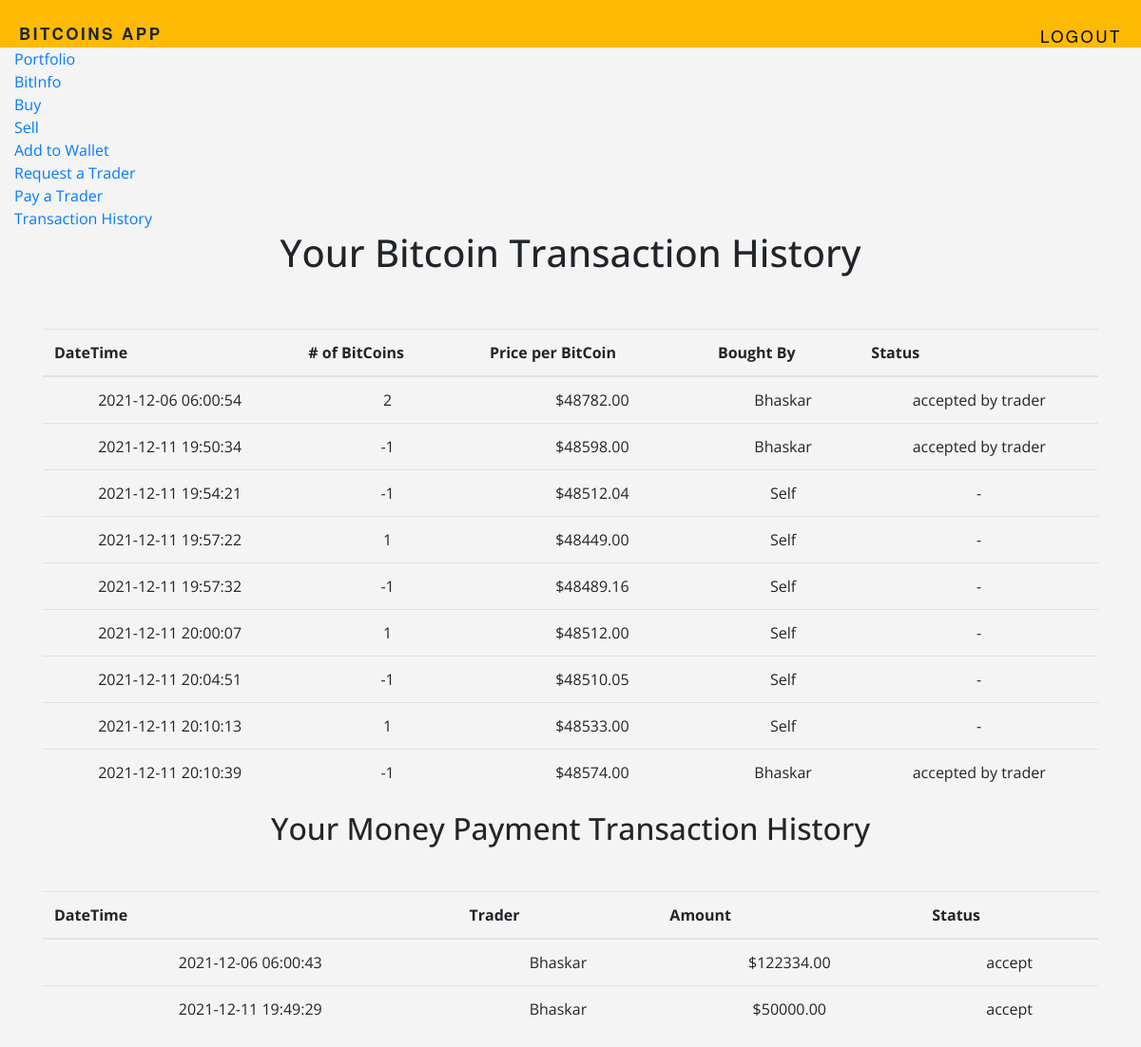
/history (signed in), run on an earlier commit of the app's database.
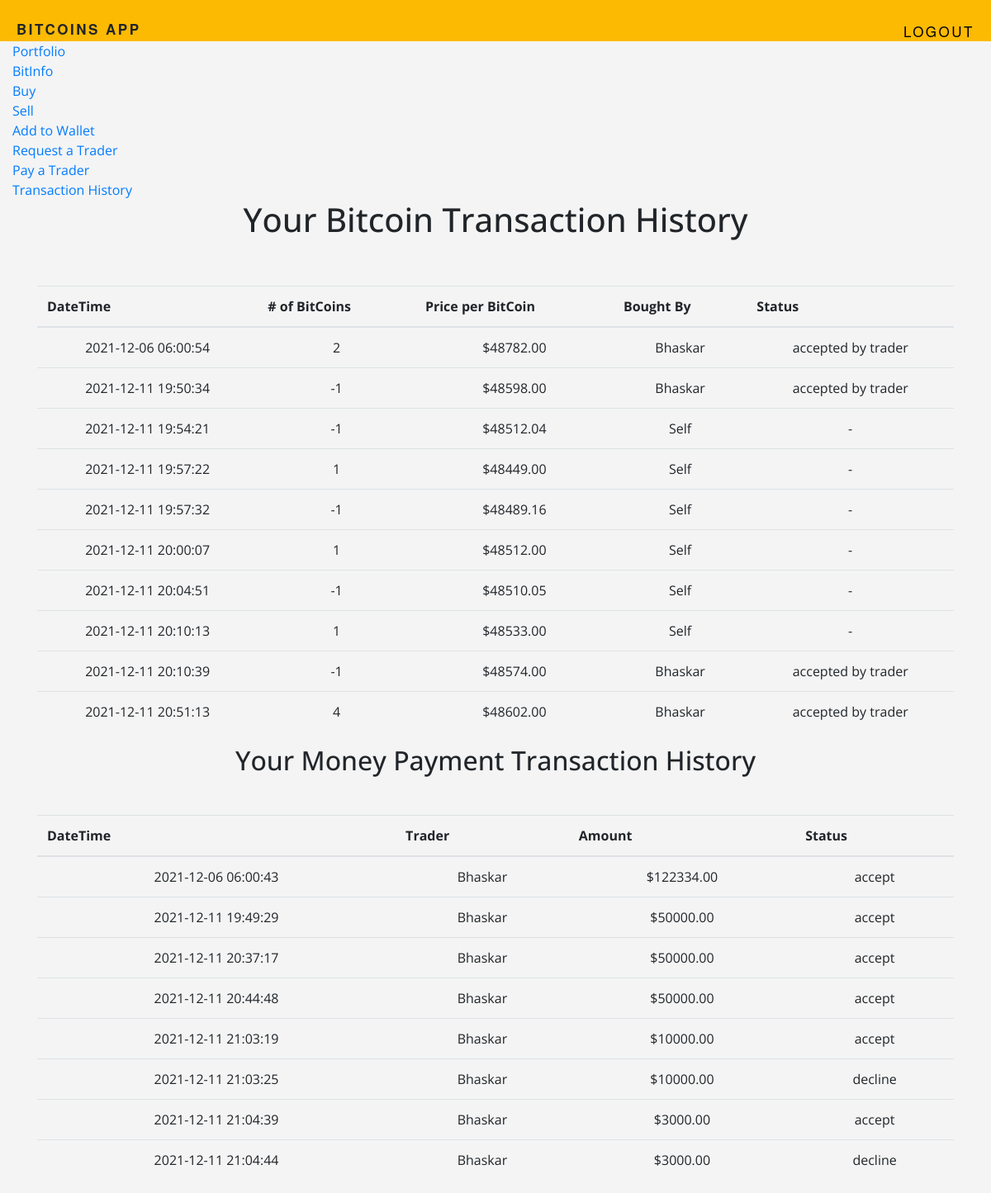
And on a later commit of the database.
### tables this page shows
CREATE TABLE 'BITCOIN_TRANSACTIONS'('NUMBER_OF_BITCOINS' DECIMAL,
	'PRICE' INTEGER,
	'DATE_TIME' TIMESTAMP NOT NULL DEFAULT CURRENT_TIMESTAMP,
	'COMMISSION_TYPE' VARCHAR(1),
	'COMMISSION_AMOUNT' INTEGER,
	'CLIENT_ID' INTEGER,
	'TRADER_ID' INTEGER DEFAULT NULL,
	'FINAL_STATUS' VARCHAR(1),
	PRIMARY KEY ('CLIENT_ID', 'DATE_TIME')
	-- PRIMARY KEY ('CLIENT_ID', 'TRADER_ID', 'DATE_TIME')
	-- FOREIGN KEY ('CLIENT_ID') REFERENCES 'Client' ON DELETE CASCADE,
	-- FOREIGN KEY ('TRADER_ID') REFERENCES 'Trader' ON DELETE CASCADE
);

CREATE TABLE 'User'('USER_ID'  INTEGER NOT NULL PRIMARY KEY AUTOINCREMENT,
	'USERNAME' VARCHAR(20),
	'FNAME' VARCHAR(20), 
	'LNAME' VARCHAR(20),
	'PHONE' INTEGER(10),
	'CELL' INTEGER(10),
	'EMAIL' VARCHAR(50),
	'ROLE' VARCHAR(1) DEFAULT 'c',
	'HPWD' VARCHAR NOT NULL
);

CREATE TABLE 'MONEY_PAYMENT_TRANSACTIONS'('AMOUNT' INTEGER,
	'DATE_TIME' TIMESTAMP NOT NULL DEFAULT CURRENT_TIMESTAMP,
	'TRADER_ID' INT,
	'CLIENT_ID' INT,
	'FINAL_STATUS' VARCHAR(1),
	PRIMARY KEY ('CLIENT_ID', 'TRADER_ID', 'DATE_TIME')
	-- FOREIGN KEY ('CLIENT_ID') REFERENCES 'Client' ON DELETE CASCADE,
	-- FOREIGN KEY ('TRADER_ID') REFERENCES 'Trader' ON DELETE CASCADE
);

### app.py (the view)
@app.route('/history')
@login_required
def history():
    user = session["user_id"]
    previous_bitcoin_transactions = db.execute("SELECT * FROM BITCOIN_TRANSACTIONS b WHERE b.CLIENT_ID = (?)", user)
    username = db.execute("SELECT USER_ID , USERNAME FROM user u")
    usernames = {}
    for i in range(len(username)):
        usernames[username[i]["USER_ID"]] = username[i]["USERNAME"]
    previous_moneyPayment_transactions = db.execute("SELECT * FROM MONEY_PAYMENT_TRANSACTIONS WHERE CLIENT_ID = (?)",
                                                    user)
    return render_template("history.html", previous_bitcoin_transactions=previous_bitcoin_transactions,
                           previous_moneyPayment_transactions=previous_moneyPayment_transactions, usernames=usernames)

### app.py (called while the page is built)
@app.after_request
def after_request(response):
    response.headers["Cache-Control"] = "no-cache, no-store, must-revalidate"
    response.headers["Expires"] = 0
    response.headers["Pragma"] = "no-cache"
    return response

@app.before_request
def before_request():
    g.user = None
    if 'user_id' in session:
        y = db.execute("SELECT * from User")
        role = [w for w in y if w['USER_ID'] == session['user_id']]
        print("role: ", role)
        print("\n role: ", role)
        g.role = role[0]['ROLE']
        g.user = role[0]['USERNAME']

def login_required(f):
    @wraps(f)
    def decorated_function(*args, **kwargs):
        if g.user is None:
            return redirect(url_for('login', next=request.url))
        return f(*args, **kwargs)
    return decorated_function

### templates/history.html (shortened to what this page needs)
{%extends "layout.html" %}
{% block content %}
    <section class="hero is-success is-fullheight">
      <div class="hero-body">
        <div class="container">
    <h1><center>Your Bitcoin Transaction History</center><br></h1>
       <table class="table">
      <thead  scope="col">
        <tr>
          <th scope="row">DateTime</th>
          <th scope="row"># of BitCoins</th>
          <th scope="row">Price per BitCoin</th>
            <th scope="row">Bought By</th>
            <th scope="row">Status</th>
        </tr>
      </thead>
      <tbody>
          {% for i in previous_bitcoin_transactions %}
        <tr>
          <td>{{ i["DATE_TIME"].upper() }}</th>
          <td>{{ i["NUMBER_OF_BITCOINS"] }}</td>
          <td>${{  "%.2f"|format(i["PRICE"]) }}</td>
           {% if i["TRADER_ID"] != None %}
            <td>{{usernames[i["TRADER_ID"]]}}</td>
            {% else %}
            <td>Self</td>
            {% endif %}
            {% if i["FINAL_STATUS"] == '1' and i["TRADER_ID"] != None %}
            <td>accepted by trader</td>
            {% elif i["TRADER_ID"] != None %}
            <td>declined by trader</td>
            {% elif i["TRADER_ID"] == None %}
            <td>-</td>
            {% endif %}
          {% endfor %}
        </tr>
      </tbody>
    </table>
    {% if previous_moneyPayment_transactions %}
    <h2><center>Your Money Payment Transaction History</center><br></h2>
       <table class="table">
      <thead>
        <tr>
          <th scope="col">DateTime</th>
          <th scope="col">Trader</th>
          <th scope="col">Amount</th>
          <th scope="col">Status</th>
        </tr>
      </thead>
      <tbody>
          {% for i in previous_moneyPayment_transactions %}
        <tr>
          <td>{{ i["DATE_TIME"].upper() }}</th>
          <td>{{usernames[i["TRADER_ID"]]}}</td>
          <td>${{"%.2f"|format(i["AMOUNT"]) }}</td>
          <td>{{ 'accept' if i["FINAL_STATUS"] == '1' else 'pending' if i["FINAL_STATUS"] == '0' else 'decline' }}</td>
          {% endfor %}
        </tr>
      </tbody>
    </table>
    {% endif %}
        </div>
      </div>
    </section>
{% endblock %}

### templates/layout.html (shortened to what this page needs)
<!doctype HTML>
    <html lang="en">
      <head>
        <link rel="stylesheet" href="https://stackpath.bootstrapcdn.com/bootstrap/4.1.3/css/bootstrap.min.css">
        <link href="{{ url_for('static', filename='css/main.css') }}" rel="stylesheet">
     </head>
     <body>
        <header>
            <h1 class="title"><b>BitCoins App</b></h1>
            <ul class="name nav navbar-nav ml-auto">
                {% if g.user %}
                    <li><a href="{{ url_for('logout') }}"><font color="#000000">Logout</font></a></li>
                {% endif %}
        </header>
        <div class="container-fluid">
            <ul class="nav navbar-nav navbar-right">
                {% if g.user %}
                  {% if g.role =='trader' %}
                    <li><a href="{{ url_for('bitinfo') }}">BitInfo</a></li>
                    <li><a href="{{url_for('view_requests')}}">View Bitcoin Requests</a></li>
                    <li><a href="{{url_for('trader_accept')}}">View Money Requests</a></li>
                    <li><a href="{{url_for('client_info')}}">View Client Info</a></li>
                    <li><a href="{{url_for('client_history')}}">View Client History</a></li>
                  {% elif  g.role =='client' %}
                    <li><a href="{{ url_for('profile') }}">Portfolio</a></li>
                    <li><a href="{{ url_for('bitinfo') }}">BitInfo</a></li>
                    <li><a href="{{url_for('buy')}}">Buy</a></li>
                    <li><a href="{{url_for('sell')}}">Sell</a></li>
                    <li><a href="{{url_for('add_to_wallet')}}">Add to Wallet</a></li>
                    <li><a href="{{url_for('request_a_trader')}}">Request a Trader</a></li>
                    <li><a href="{{url_for('pay_to_trader')}}">Pay a Trader</a></li>
                    <li><a href="{{ url_for('history') }}">Transaction History</a></li>
                  {% elif  g.role =='admin' %}
                    <li><a href="{{ url_for('bitinfo') }}">BitInfo</a></li>
                    <li><a href="{{ url_for('insights')}}">Insights</a></li>
                {% endif %}
                {% else %}
                  <li><a href="{{ url_for('signup') }}">Register</a></li>
                  <li><a href="{{ url_for('login') }}">Login</a></li>
                {% endif %}
            </ul>
            {% block content %}
            {% endblock %}
        </div>
      </body>
</html>

### static/css/main.css (style rules this page uses)
body { background-color: #f4f4f4; font-family: 'Open Sans', sans-serif; }
header { background-color: #fcba03; padding: 25px 0; }
.title { font-family: 'Helvetica Neue', Arial, Helvetica, sans-serif; font-size: 17px; letter-spacing: 2.5px; text-transform: uppercase; margin: 0px 20px; }
td { text-align: center; }
.name { float: right; font-family: 'Helvetica Neue', Arial, Helvetica, sans-serif; font-size: 17px; letter-spacing: 2.5px; text-transform: uppercase; margin: 0px 20px; }
.title { float: left; font-family: 'Helvetica Neue', Arial, Helvetica, sans-serif; font-size: 17px; letter-spacing: 2.5px; text-transform: uppercase; margin: 0px 20px; }

What changed in the data, as far as the page shows it:
added BITCOIN_TRANSACTIONS: DATE_TIME "2021-12-11 20:51:13", NUMBER_OF_BITCOINS "4", PRICE "48602.00", {{ usernames[i["TRADER_ID"]] }} "Bhaskar", FINAL_STATUS "accepted by trader"
added MONEY_PAYMENT_TRANSACTIONS: DATE_TIME "2021-12-11 20:37:17", {{ usernames[i["TRADER_ID"]] }} "Bhaskar", AMOUNT "50000.00", FINAL_STATUS "accept"
added MONEY_PAYMENT_TRANSACTIONS: DATE_TIME "2021-12-11 20:44:48", {{ usernames[i["TRADER_ID"]] }} "Bhaskar", AMOUNT "50000.00", FINAL_STATUS "accept"
added MONEY_PAYMENT_TRANSACTIONS: DATE_TIME "2021-12-11 21:03:19", {{ usernames[i["TRADER_ID"]] }} "Bhaskar", AMOUNT "10000.00", FINAL_STATUS "accept"
added MONEY_PAYMENT_TRANSACTIONS: DATE_TIME "2021-12-11 21:03:25", {{ usernames[i["TRADER_ID"]] }} "Bhaskar", AMOUNT "10000.00", FINAL_STATUS "decline"
added MONEY_PAYMENT_TRANSACTIONS: DATE_TIME "2021-12-11 21:04:39", {{ usernames[i["TRADER_ID"]] }} "Bhaskar", AMOUNT "3000.00", FINAL_STATUS "accept"
added MONEY_PAYMENT_TRANSACTIONS: DATE_TIME "2021-12-11 21:04:44", {{ usernames[i["TRADER_ID"]] }} "Bhaskar", AMOUNT "3000.00", FINAL_STATUS "decline"
